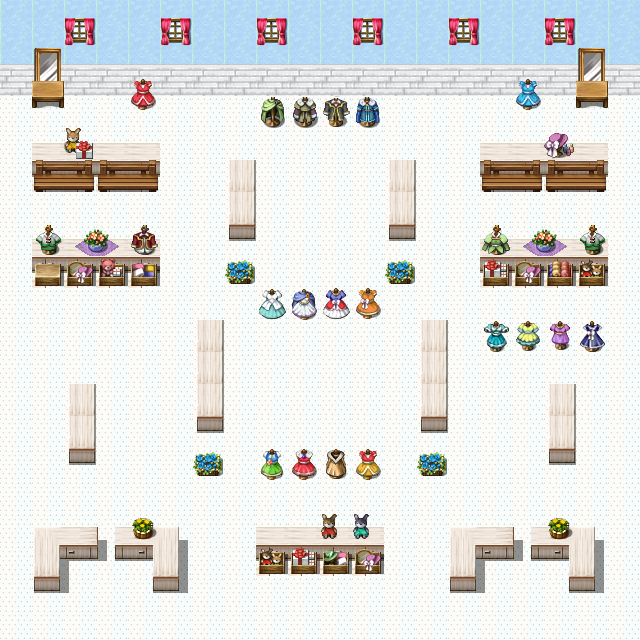

A level layout from a 2D game, rendered from its tile map. Below: a short description, then the map file with its tile-grid data intact:
An orthogonal 20x20 tile map with 32x32 px tiles, 5 tile layers (ground, window, element, element2, ...), 6 tilesets and 12 objects (itemb, item2, item3, item4, item5, ...).

<map version="1.10" tiledversion="1.10.2" orientation="orthogonal" renderorder="right-down" width="20" height="20" tilewidth="32" tileheight="32" infinite="0" nextlayerid="7" nextobjectid="15">
 <editorsettings>
  <export target="../map/level3.tmj" format="json" />
 </editorsettings>
 <tileset firstgid="1" name="wall" tilewidth="32" tileheight="32" tilecount="288" columns="12">
  <image source="wall.jpg" width="385" height="770" />
 </tileset>
 <tileset firstgid="289" name="element3" tilewidth="32" tileheight="32" tilecount="256" columns="16">
  <image source="element3.png" width="512" height="512" />
 </tileset>
 <tileset firstgid="545" name="element2" tilewidth="32" tileheight="32" tilecount="814" columns="22">
  <image source="element2.png" width="718" height="1214" />
 </tileset>
 <tileset firstgid="1359" name="room" tilewidth="32" tileheight="32" tilecount="112" columns="8">
  <image source="room.png" width="256" height="448" />
 </tileset>
 <tileset firstgid="1471" name="house" tilewidth="32" tileheight="32" tilecount="256" columns="16">
  <image source="house.png" width="512" height="512" />
 </tileset>
 <tileset firstgid="1727" name="cloth" tilewidth="32" tileheight="32" tilecount="160" columns="16">
  <image source="cloth.png" width="512" height="320" />
 </tileset>
 <layer id="1" name="ground" width="20" height="20">
  <data encoding="csv">
274,274,274,274,274,274,274,274,274,274,274,274,274,274,274,274,274,274,274,274,
274,274,274,274,274,274,274,274,274,274,274,274,274,274,274,274,274,274,274,274,
204,204,204,204,204,204,204,204,204,204,204,204,204,204,204,204,204,204,204,204,
62,62,62,62,62,62,62,62,62,62,62,62,62,62,62,62,62,62,62,62,
62,62,62,62,62,62,62,62,62,62,62,62,62,62,62,62,62,62,62,62,
62,62,62,62,62,62,62,62,62,62,62,62,62,62,62,62,62,62,62,62,
62,62,62,62,62,62,62,62,62,62,62,62,62,62,62,62,62,62,62,62,
62,62,62,62,62,62,62,62,62,62,62,62,62,62,62,62,62,62,62,62,
62,62,62,62,62,62,62,62,62,62,62,62,62,62,62,62,62,62,62,62,
62,62,62,62,62,62,62,62,62,62,62,62,62,62,62,62,62,62,62,62,
62,62,62,62,62,62,62,62,62,62,62,62,62,62,62,62,62,62,62,62,
62,62,62,62,62,62,62,62,62,62,62,62,62,62,62,62,62,62,62,62,
62,62,62,62,62,62,62,62,62,62,62,62,62,62,62,62,62,62,62,62,
62,62,62,62,62,62,62,62,62,62,62,62,62,62,62,62,62,62,62,62,
62,62,62,62,62,62,62,62,62,62,62,62,62,62,62,62,62,62,62,62,
62,62,62,62,62,62,62,62,62,62,62,62,62,62,62,62,62,62,62,62,
62,62,62,62,62,62,62,62,62,62,62,62,62,62,62,62,62,62,62,62,
62,62,62,62,62,62,62,62,62,62,62,62,62,62,62,62,62,62,62,62,
62,62,62,62,62,62,62,62,62,62,62,62,62,62,62,62,62,62,62,62,
62,62,62,62,62,62,62,62,62,62,62,62,62,62,62,62,62,62,62,62
</data>
 </layer>
 <layer id="2" name="window" width="20" height="20">
  <data encoding="csv">
0,0,1472,0,0,1472,0,0,1472,0,0,1472,0,0,1472,0,0,1472,0,0,
0,0,1488,0,0,1488,0,0,1488,0,0,1488,0,0,1488,0,0,1488,0,0,
0,0,0,0,0,0,0,0,0,0,0,0,0,0,0,0,0,0,0,0,
0,0,0,0,0,0,0,0,0,0,0,0,0,0,0,0,0,0,0,0,
0,0,0,0,0,0,0,0,0,0,0,0,0,0,0,0,0,0,0,0,
0,0,0,0,0,0,0,0,0,0,0,0,0,0,0,0,0,0,0,0,
0,0,0,0,0,0,0,0,0,0,0,0,0,0,0,0,0,0,0,0,
0,0,0,0,0,0,0,0,0,0,0,0,0,0,0,0,0,0,0,0,
0,0,0,0,0,0,0,0,0,0,0,0,0,0,0,0,0,0,0,0,
0,0,0,0,0,0,0,0,0,0,0,0,0,0,0,0,0,0,0,0,
0,0,0,0,0,0,0,0,0,0,0,0,0,0,0,0,0,0,0,0,
0,0,0,0,0,0,0,0,0,0,0,0,0,0,0,0,0,0,0,0,
0,0,0,0,0,0,0,0,0,0,0,0,0,0,0,0,0,0,0,0,
0,0,0,0,0,0,0,0,0,0,0,0,0,0,0,0,0,0,0,0,
0,0,0,0,0,0,0,0,0,0,0,0,0,0,0,0,0,0,0,0,
0,0,0,0,0,0,0,0,0,0,0,0,0,0,0,0,0,0,0,0,
0,788,789,790,791,792,0,0,795,795,795,795,0,0,788,789,790,791,792,0,
0,810,811,812,813,814,0,0,817,817,817,817,0,0,810,811,812,813,814,0,
0,832,833,834,835,836,0,0,0,0,0,0,0,0,832,833,834,835,836,0,
0,0,0,0,0,0,0,0,0,0,0,0,0,0,0,0,0,0,0,0
</data>
 </layer>
 <layer id="3" name="element" width="20" height="20">
  <data encoding="csv">
0,0,0,0,0,0,0,0,0,0,0,0,0,0,0,0,0,0,0,0,
0,0,0,0,0,0,0,0,0,0,0,0,0,0,0,0,0,0,0,0,
0,0,0,0,0,0,0,0,0,0,0,0,0,0,0,0,0,0,0,0,
0,0,0,0,0,0,0,0,0,0,0,0,0,0,0,0,0,0,0,0,
0,795,795,795,795,0,0,0,0,0,0,0,0,0,0,795,795,795,795,0,
0,817,817,817,817,0,0,815,0,0,0,0,815,0,0,817,817,817,817,0,
0,0,0,0,0,0,0,815,0,0,0,0,815,0,0,0,0,0,0,0,
0,795,795,795,795,0,0,837,0,0,0,0,837,0,0,795,795,795,795,0,
0,817,817,817,817,0,0,0,0,0,0,0,0,0,0,817,817,817,817,0,
0,0,0,0,0,0,0,0,0,0,0,0,0,0,0,0,0,0,0,0,
0,0,0,0,0,0,815,0,0,0,0,0,0,815,0,0,0,0,0,0,
0,0,0,0,0,0,815,0,0,0,0,0,0,815,0,0,0,0,0,0,
0,0,0,0,0,0,815,0,0,0,0,0,0,815,0,0,0,0,0,0,
0,0,0,0,0,0,837,0,0,0,0,0,0,837,0,0,0,0,0,0,
0,0,0,0,0,0,0,0,0,0,0,0,0,0,0,0,0,0,0,0,
0,0,0,0,0,0,0,0,0,0,0,0,0,0,0,0,0,0,0,0,
0,0,0,0,0,0,0,0,0,0,371,387,0,0,0,0,0,0,0,0,
0,0,0,0,0,0,0,0,1823,1808,1798,1826,0,0,0,0,0,0,0,0,
0,0,0,0,0,0,0,0,0,0,0,0,0,0,0,0,0,0,0,0,
0,0,0,0,0,0,0,0,0,0,0,0,0,0,0,0,0,0,0,0
</data>
 </layer>
 <layer id="4" name="element2" width="20" height="20">
  <data encoding="csv">
0,0,0,0,0,0,0,0,0,0,0,0,0,0,0,0,0,0,0,0,
0,338,0,0,0,0,0,0,0,0,0,0,0,0,0,0,0,0,338,0,
0,354,0,0,501,0,0,0,0,0,0,0,0,0,0,0,502,0,354,0,
0,309,0,0,517,0,0,0,1817,1819,1820,1822,0,0,0,0,518,0,309,0,
0,0,295,0,0,0,0,0,0,0,0,0,0,0,0,0,0,386,0,0,
0,1699,1700,1699,1700,0,0,0,0,0,0,0,0,0,0,1699,1700,1699,1700,0,
0,0,0,0,0,0,0,0,0,0,0,0,0,0,0,0,0,0,0,0,
0,1815,458,459,1815,0,0,0,0,0,0,0,0,0,0,1815,458,459,1815,0,
0,1791,1826,1827,1793,0,0,503,0,0,0,0,503,0,0,1808,1826,1812,1823,0,
0,0,0,0,0,0,0,0,1832,1834,1835,1836,0,0,0,0,0,0,0,0,
0,0,0,0,0,0,0,0,0,0,0,0,0,0,0,0,0,0,0,0,
0,0,0,0,0,0,0,0,0,0,0,0,0,0,0,0,0,0,0,0,
0,0,815,0,0,0,0,0,0,0,0,0,0,0,0,0,0,815,0,0,
0,0,815,0,0,0,0,0,0,0,0,0,0,0,0,0,0,815,0,0,
0,0,837,0,0,0,503,0,0,0,0,0,0,503,0,0,0,837,0,0,
0,0,0,0,0,0,0,0,0,0,0,0,0,0,0,0,0,0,0,0,
0,0,0,0,0,0,0,0,0,0,0,0,0,0,0,0,0,0,0,0,
0,0,0,0,0,0,0,0,0,0,0,0,0,0,0,0,0,0,0,0,
0,0,0,0,0,0,0,0,0,0,0,0,0,0,0,0,0,0,0,0,
0,0,0,0,0,0,0,0,0,0,0,0,0,0,0,0,0,0,0,0
</data>
 </layer>
 <layer id="5" name="element3" width="20" height="20">
  <data encoding="csv">
0,0,0,0,0,0,0,0,0,0,0,0,0,0,0,0,0,0,0,0,
0,0,0,0,0,0,0,0,0,0,0,0,0,0,0,0,0,0,0,0,
0,0,0,0,0,0,0,0,0,0,0,0,0,0,0,0,0,0,0,0,
0,0,0,0,0,0,0,0,0,0,0,0,0,0,0,0,0,0,0,0,
0,0,0,0,0,0,0,0,0,0,0,0,0,0,0,0,0,0,0,0,
0,0,0,0,0,0,0,0,0,0,0,0,0,0,0,0,0,0,0,0,
0,0,0,0,0,0,0,0,0,0,0,0,0,0,0,0,0,0,0,0,
0,1868,0,0,1870,0,0,0,0,0,0,0,0,0,0,1865,0,0,1868,0,
0,0,0,0,0,0,0,0,0,0,0,0,0,0,0,0,0,0,0,0,
0,0,0,0,0,0,0,0,0,0,0,0,0,0,0,0,0,0,0,0,
0,0,0,0,0,0,0,0,0,0,0,0,0,0,0,1854,1847,1837,1853,0,
0,0,0,0,0,0,0,0,0,0,0,0,0,0,0,0,0,0,0,0,
0,0,0,0,0,0,0,0,0,0,0,0,0,0,0,0,0,0,0,0,
0,0,0,0,0,0,0,0,0,0,0,0,0,0,0,0,0,0,0,0,
0,0,0,0,0,0,0,0,1848,1852,1851,1831,0,0,0,0,0,0,0,0,
0,0,0,0,0,0,0,0,0,0,0,0,0,0,0,0,0,0,0,0,
0,0,0,0,1676,0,0,0,0,0,0,0,0,0,0,0,0,1676,0,0,
0,0,0,0,0,0,0,0,0,0,0,0,0,0,0,0,0,0,0,0,
0,0,0,0,0,0,0,0,0,0,0,0,0,0,0,0,0,0,0,0,
0,0,0,0,0,0,0,0,0,0,0,0,0,0,0,0,0,0,0,0
</data>
 </layer>
 <objectgroup id="6" name="Object Layer 1">
  <object id="1" name="itemb" x="141.375" y="420.438">
   <point />
  </object>
  <object id="2" name="item2" x="317.172" y="191.779">
   <point />
  </object>
  <object id="4" name="item3" x="317.172" y="236.035">
   <point />
  </object>
  <object id="5" name="item4" x="494.199" y="419.209">
   <point />
  </object>
  <object id="6" name="item5" x="285.209" y="388.475">
   <point />
  </object>
  <object id="7" name="item6" x="352.824" y="387.245">
   <point />
  </object>
  <object id="9" name="item7" x="416.75" y="574.107">
   <point />
  </object>
  <object id="10" name="item8" x="221.283" y="576.566">
   <point />
  </object>
  <object id="11" name="item9" x="191.779" y="218.824">
   <point />
  </object>
  <object id="12" name="item10" x="451.172" y="215.136">
   <point />
  </object>
  <object id="13" name="item11" x="72.5317" y="339.301">
   <point />
  </object>
  <object id="14" name="item12" x="318.402" y="425.355">
   <point />
  </object>
 </objectgroup>
</map>
